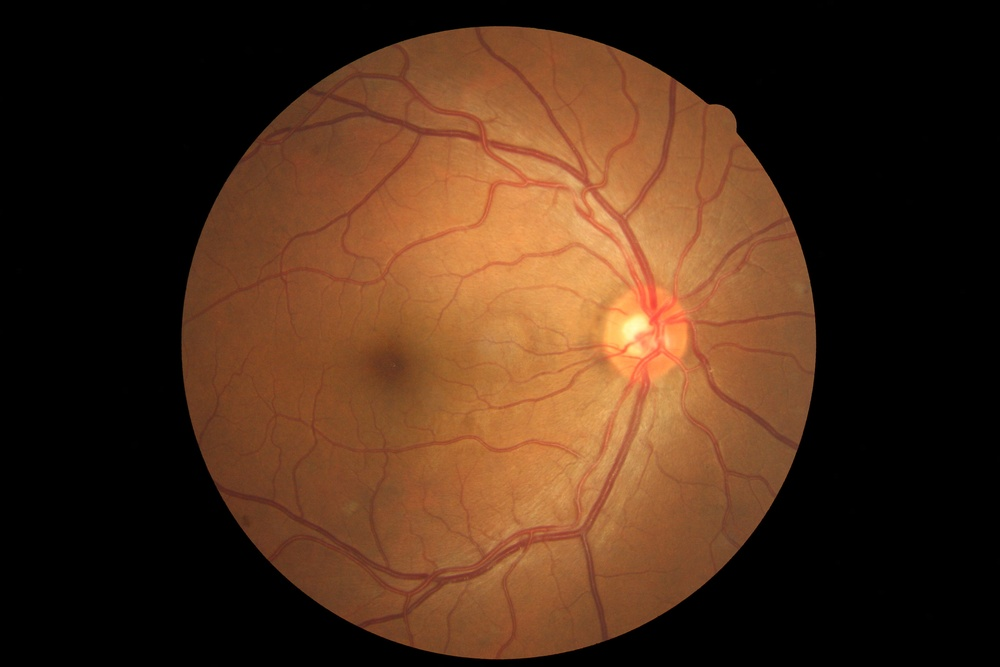
#> input picture data/sample/17_right.jpeg, 1000 x 667 px, shrunk from 3888 x 2592 before the run
$ jupyter execute '2 Data Augmentation.ipynb'   (shell and % lines are left out)
#> lines starting #> are read from the running program, lines starting #| are printed output that depends on the picture
## Rotation and Skew Custom Transform
#### To be integrated into PyTorch custom transforms for data augmentation

[cell 1]
import PIL
from PIL import Image
import random
from math import tan
import numpy as np
import pandas as pd
import matplotlib
import matplotlib.pyplot as plt

# partially from https://stackoverflow.com/questions/19471814/display-multiple-images-in-one-ipython-notebook-cell

def plot_images(images):
    plt.figure(figsize=(10, 10))
    columns = 2
    for i, image in enumerate(images):
        plt.subplot(len(images) / columns + 1, columns, i + 1)
        plt.imshow(image)

## Rotation

[cell 2]
# Rotation Transform
Rotation = lambda x: x.rotate(random.uniform(0,360))

read_path = 'sample/17_right.jpeg'
img1 = PIL.Image.open(read_path)
#> img1 is the input picture: PIL image 1000x667 RGB; mean R, G, B 75.1, 45.4, 25.6


img2 = PIL.Image.open(read_path)
img2 = Rotation(img2)
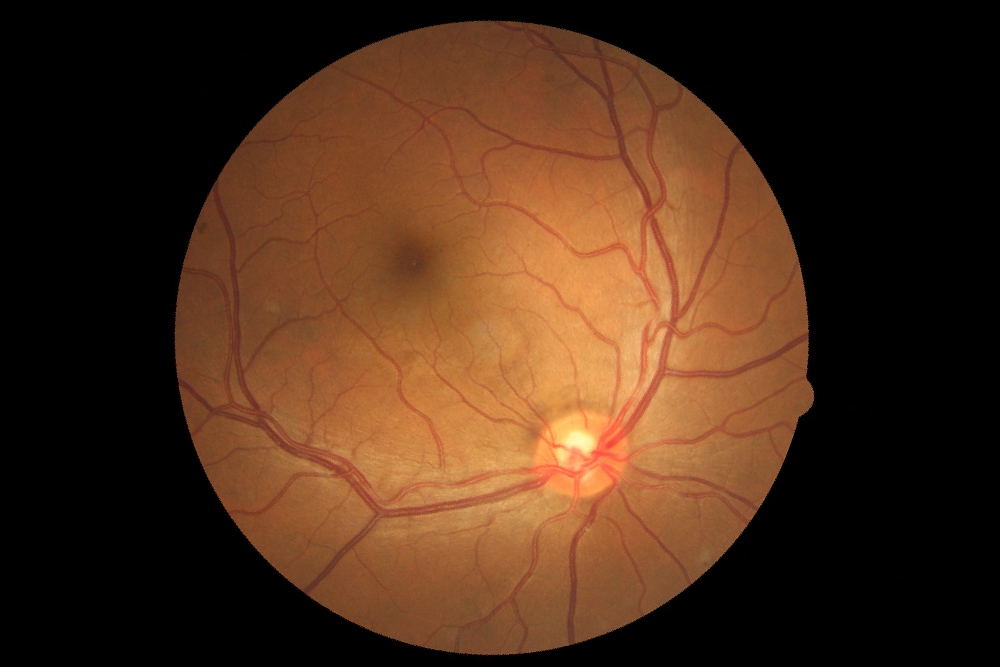
#> img2: PIL image 1000x667 RGB; mean R, G, B 75.1, 45.4, 25.6

plot_images([img1, img2])
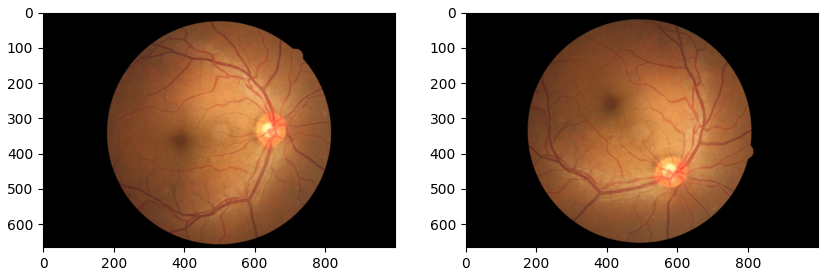
#> figure drawn by matplotlib, 2 panels

## Skew

[cell 3]
# Skew Transform

Skew = lambda x: skew_image(x, random.uniform(-0.2, 0.2), inc_width=True)
def skew_image(img, angle, inc_width=False):
    """
    Skew image using some math
    :param img: PIL image object
    :param angle: Angle in radians (function doesn't do well outside the range -1 -> 1, but still works)
    :return: PIL image object
    """
#> called with angle = 0.103, inc_width = True
    width, height = img.size
    # Get the width that is to be added to the image based on the angle of skew
    xshift = tan(abs(angle)) * height
    new_width = width + int(xshift)

    if new_width < 0:
        return img

    # Apply transform
    img = img.transform(
        (new_width, height),
        Image.AFFINE,
        (1, angle, -xshift if angle > 0 else 0, 0, 1, 0),
        Image.BICUBIC
    )
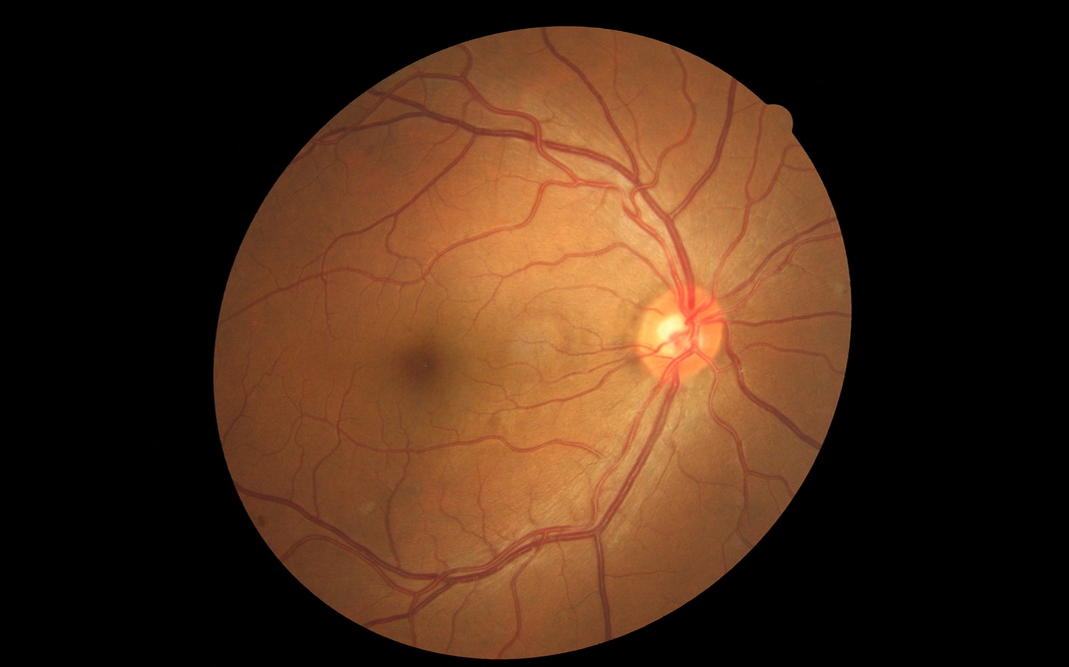
#> img: PIL image 1069x667 RGB; mean R, G, B 70, 42.3, 23.7

    if (inc_width):
        return img
    else:
        return img.crop((0, 0, width, height))


read_path = 'sample/17_right.jpeg'
img1 = PIL.Image.open(read_path)


img2 = PIL.Image.open(read_path)
img2 = Skew(img2)

plot_images([img1, img2])
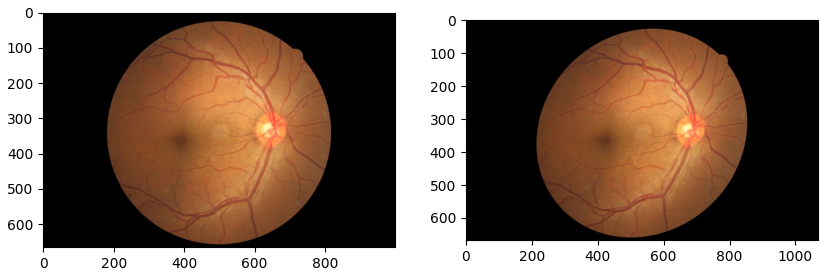
#> figure drawn by matplotlib, 2 panels

$ run again, with data/sample/13_right.jpeg copied over data/sample/17_right.jpeg
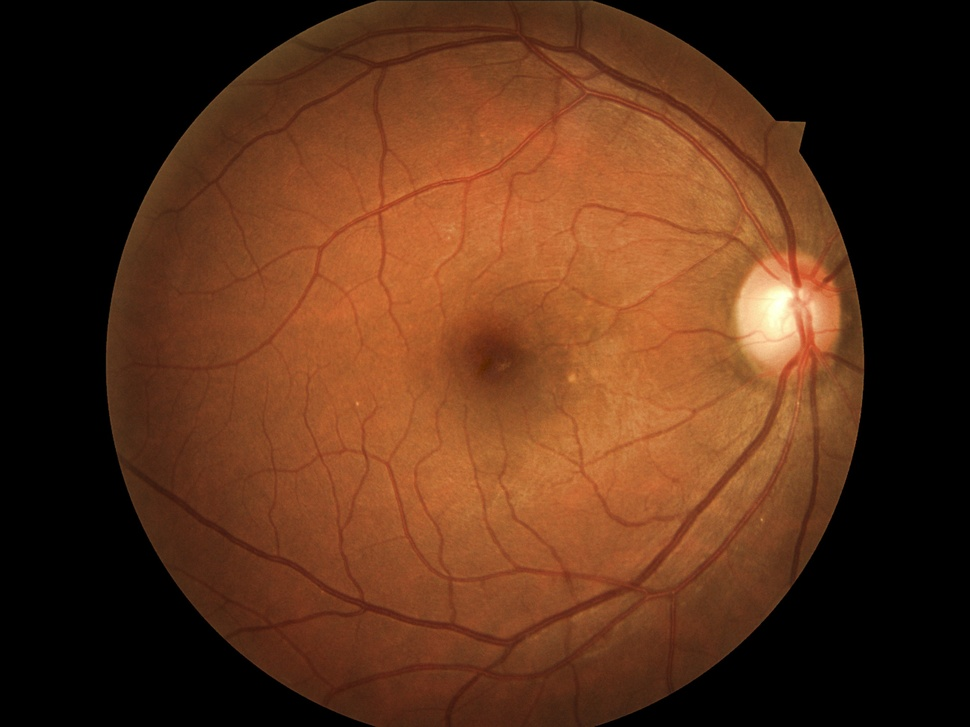
#> input picture data/sample/13_right.jpeg, 970 x 727 px, shrunk from 2592 x 1944 before the run
#> img1 is the input picture: PIL image 970x727 RGB; mean R, G, B 89.3, 48.9, 25.6
#> in skew_image, `img = img.transform( (new_width, height), Image.AFFINE, (1, angle, -xs..`:
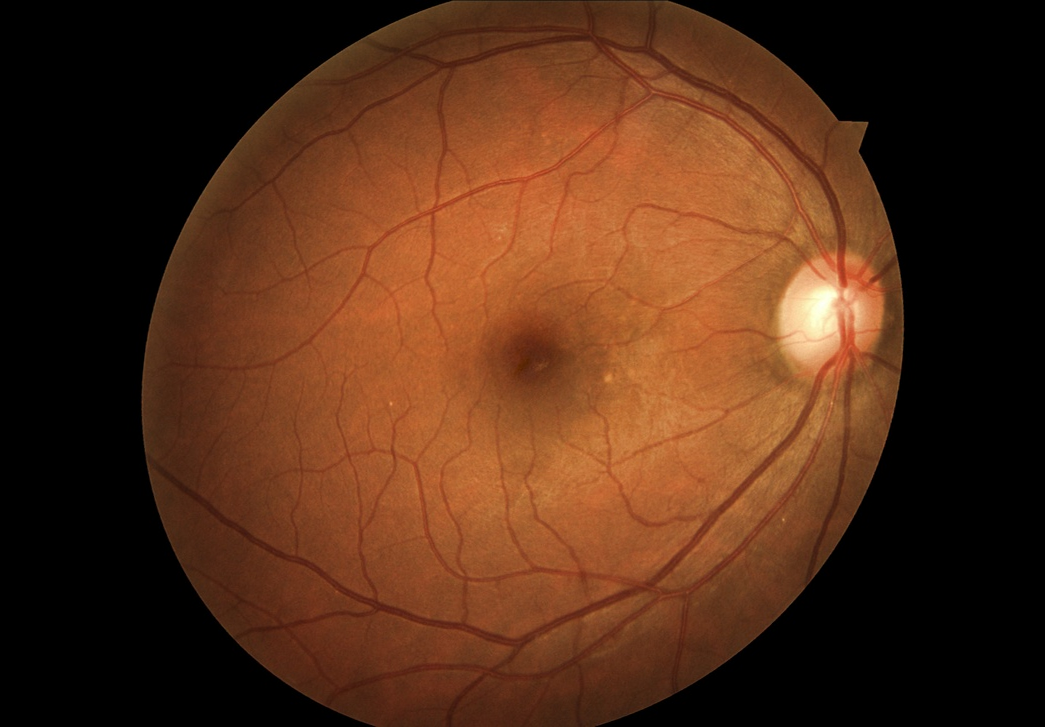
#> img: PIL image 1045x727 RGB; mean R, G, B 82.6, 45.1, 23.4
#> `[cell 3] # Skew Transform  Skew = lambda x: skew_image(x, random.unifo..`:
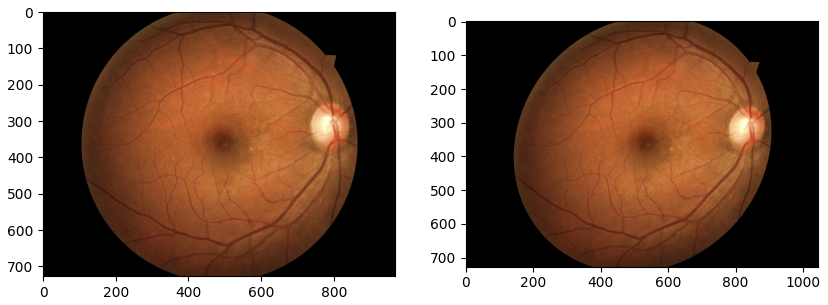
#> figure drawn by matplotlib, 2 panels
